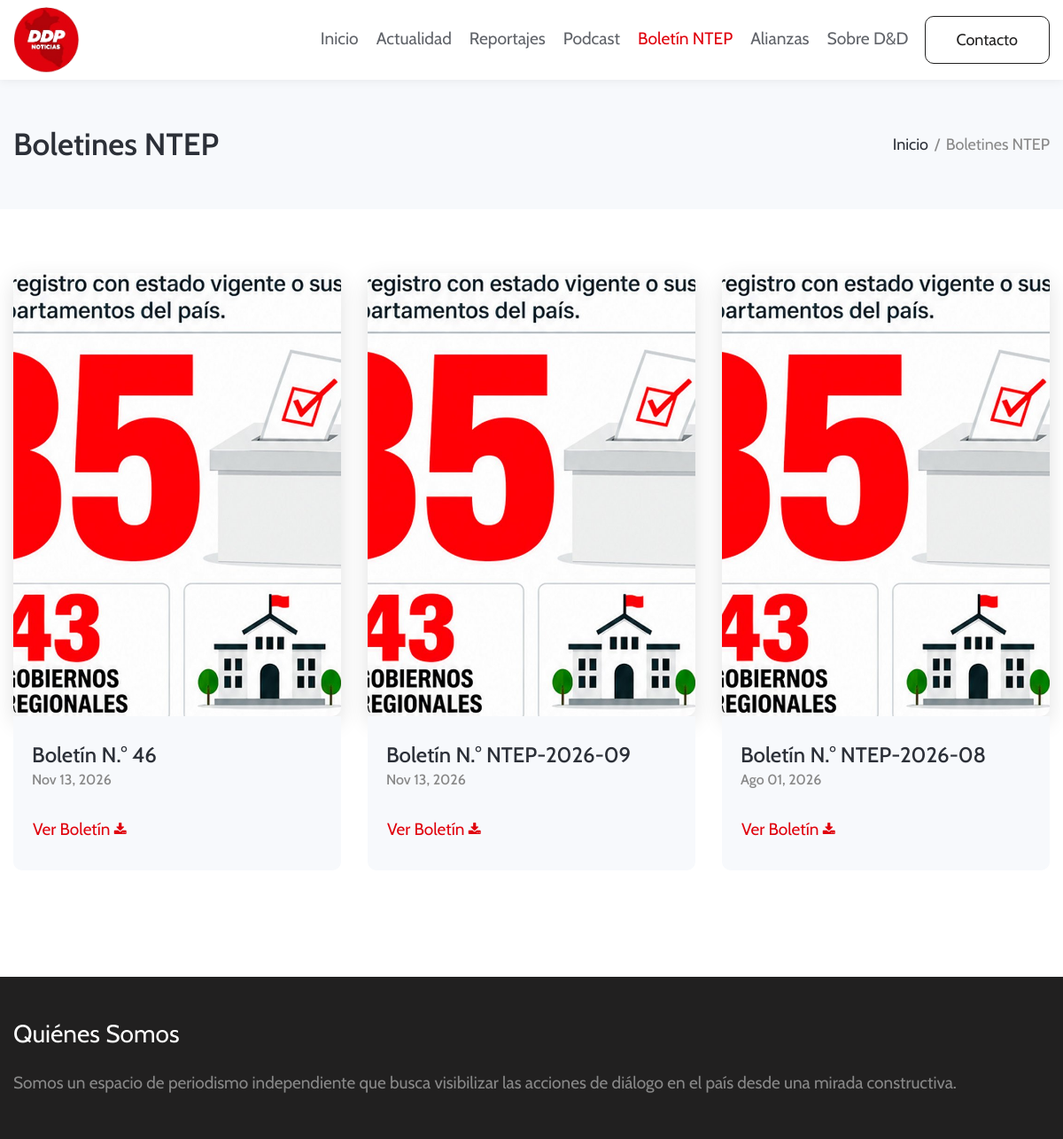
/boletines.php, run on the app's committed database.
### tables this page shows
CREATE TABLE `boletines` (
  `id` int(10) UNSIGNED NOT NULL,
  `numero_boletin` varchar(50) NOT NULL,
  `resumen` text DEFAULT NULL,
  `foto_portada` varchar(255) DEFAULT '',
  `archivo_pdf` varchar(255) DEFAULT '',
  `fecha_publicacion` date DEFAULT NULL,
  `usuario_id` int(10) UNSIGNED DEFAULT NULL,
  `created_at` datetime DEFAULT current_timestamp()
);

### contenido-publico.php (the view, shortened to what this page needs)
<?php
require_once __DIR__ . '/conexion.php';
function e($value) {
  return htmlspecialchars((string) $value, ENT_QUOTES, 'UTF-8');
}
function format_date($date) {
  $timestamp = strtotime($date);
  $months = [
    1 => 'Ene', 2 => 'Feb', 3 => 'Mar', 4 => 'Abr',
    5 => 'May', 6 => 'Jun', 7 => 'Jul', 8 => 'Ago',
    9 => 'Set', 10 => 'Oct', 11 => 'Nov', 12 => 'Dic',
  ];
  return $months[(int) date('n', $timestamp)] . ' ' . date('d, Y', $timestamp);
}
$config = [
  'noticias' => [
    'label' => 'Noticias',
    'query' => 'SELECT titulo, foto, link_externo, fecha_publicacion FROM noticias ORDER BY fecha_publicacion DESC, id DESC',
    'empty' => 'Todavía no hay noticias publicadas.',
  ],
  'podcast' => [
    'label' => 'Podcast',
    'query' => 'SELECT titulo, url_embed, fecha_publicacion FROM podcasts ORDER BY fecha_publicacion DESC, id DESC',
    'empty' => 'Todavía no hay podcasts publicados.',
  ],
  'boletines' => [
    'label' => 'Boletines NTEP',
    'query' => 'SELECT numero_boletin, foto_portada, archivo_pdf, fecha_publicacion FROM boletines ORDER BY fecha_publicacion DESC, id DESC',
    'empty' => 'Todavía no hay boletines publicados.',
  ],
  'videos' => [
    'label' => 'Videos',
    'query' => 'SELECT titulo, url_embed, fecha_publicacion FROM videos ORDER BY fecha_publicacion DESC, id DESC',
    'empty' => 'Todavía no hay videos publicados.',
  ],
];
$tipo = $_GET['tipo'] ?? '';
$section = $config[$tipo];
$items = mysqli_query($conexion, $section['query']);
?>
<!doctype html>
<html lang="es">
<head>
  <link rel="stylesheet" href="assets/css/style-starter.css?v=20261115">
  <link rel="stylesheet" href="https://cdnjs.cloudflare.com/ajax/libs/font-awesome/4.7.0/css/font-awesome.min.css">
</head>
<body>
<header id="site-header" class="fixed-top"><div class="container"><nav class="navbar navbar-expand-lg stroke">
  <a class="navbar-brand" href="index.php"><img src="assets/images/logo.png" alt="DDP Noticias" style="height:75px;"></a>
  <div class="collapse navbar-collapse" id="navbarTogglerDemo02"><ul class="navbar-nav ml-auto">
    <li class="nav-item"><a class="nav-link" href="index.php">Inicio</a></li>
    <li class="nav-item"><a class="nav-link" href="index.php#actualidad">Actualidad</a></li>
    <li class="nav-item"><a class="nav-link" href="reportajes.php">Reportajes</a></li>
    <li class="nav-item"><a class="nav-link" href="index.php#podcast">Podcast</a></li>
    <li class="nav-item <?php echo $tipo === 'boletines' ? 'active' : ''; ?>"><a class="nav-link" href="boletines.php">Boletín NTEP</a></li>
    <li class="nav-item"><a class="nav-link" href="about.html">Alianzas</a></li>
    <li class="nav-item"><a class="nav-link" href="contact.html">Sobre D&amp;D</a></li>
    <li class="ml-2"><a href="#btn" class="btn btn-style btn-outline-secondary">Contacto</a></li>
  </ul></div>
</nav></div></header>
<section class="breadcrumb-area py-sm-5 py-4"><div class="container"><div class="breadcrumb-contents"><h2 class="title-big"><?php echo e($section['label']); ?></h2><div class="breadcrumb"><ul><li><a href="index.php">Inicio</a></li><li class="active"><?php echo e($section['label']); ?></li></ul></div></div></div></section>
<div class="grids-block-5 py-5"><section class="py-lg-4 py-md-3"><div class="container"><div class="row">
<?php while ($item = mysqli_fetch_assoc($items)): ?>
  <?php if ($tipo === 'noticias'): ?>
    <div class="col-lg-4 col-md-6 grids5-info mb-5"><img src="<?php echo e($item['foto'] ?: 'assets/images/video.jpg'); ?>" alt="<?php echo e($item['titulo']); ?>" class="img-fluid"><div class="blog-info"><h5><?php echo e(format_date($item['fecha_publicacion'])); ?></h5><h4><?php echo e($item['titulo']); ?></h4><?php if ($item['link_externo']): ?><a target="_blank" rel="noopener noreferrer" href="<?php echo e($item['link_externo']); ?>" class="btn mt-4 p-0">Leer <span class="fa fa-arrow-right"></span></a><?php endif; ?></div></div>
  <?php elseif ($tipo === 'boletines'): ?>
    <div class="col-lg-4 col-md-6 grids5-info mb-5 boletin-card"><img src="<?php echo e($item['foto_portada'] ?: 'assets/images/video.jpg'); ?>" onerror="this.onerror=null;this.src='assets/images/video.jpg';" alt="Portada del boletín <?php echo e($item['numero_boletin']); ?>" class="img-fluid boletin-card__image"><div class="blog-info"><h4>Boletín N.° <?php echo e($item['numero_boletin']); ?></h4><h5><?php echo e(format_date($item['fecha_publicacion'])); ?></h5><a target="_blank" rel="noopener noreferrer" href="<?php echo e($item['archivo_pdf']); ?>" class="btn mt-4 p-0">Ver boletín <span class="fa fa-download"></span></a></div></div>
  <?php endif; ?>
<?php endwhile; ?>
</div></div></section></div>
<section class="w3l-footer-29-main py-5"><div class="container"><h6 class="footer-title-29">Quiénes Somos</h6><p>Somos un espacio de periodismo independiente que busca visibilizar las acciones de diálogo en el país desde una mirada constructiva.</p></div></section>
</body>
</html>

### boletines.php (shortened to what this page needs)
<?php
require_once __DIR__ . '/conexion.php';
$boletinesPublicados = mysqli_query($conexion, 'SELECT id FROM boletines LIMIT 1');
if ($boletinesPublicados && mysqli_num_rows($boletinesPublicados) > 0) {
  require __DIR__ . '/contenido-publico.php';
  exit;
}
?>

### data on the page
boletines: numero_boletin "46", fecha_publicacion "Nov 13, 2026"
boletines: numero_boletin "NTEP-2026-09", fecha_publicacion "Nov 13, 2026"
boletines: numero_boletin "NTEP-2026-08", fecha_publicacion "Ago 01, 2026"

### other printed values
$section['label'] "Boletines NTEP"
